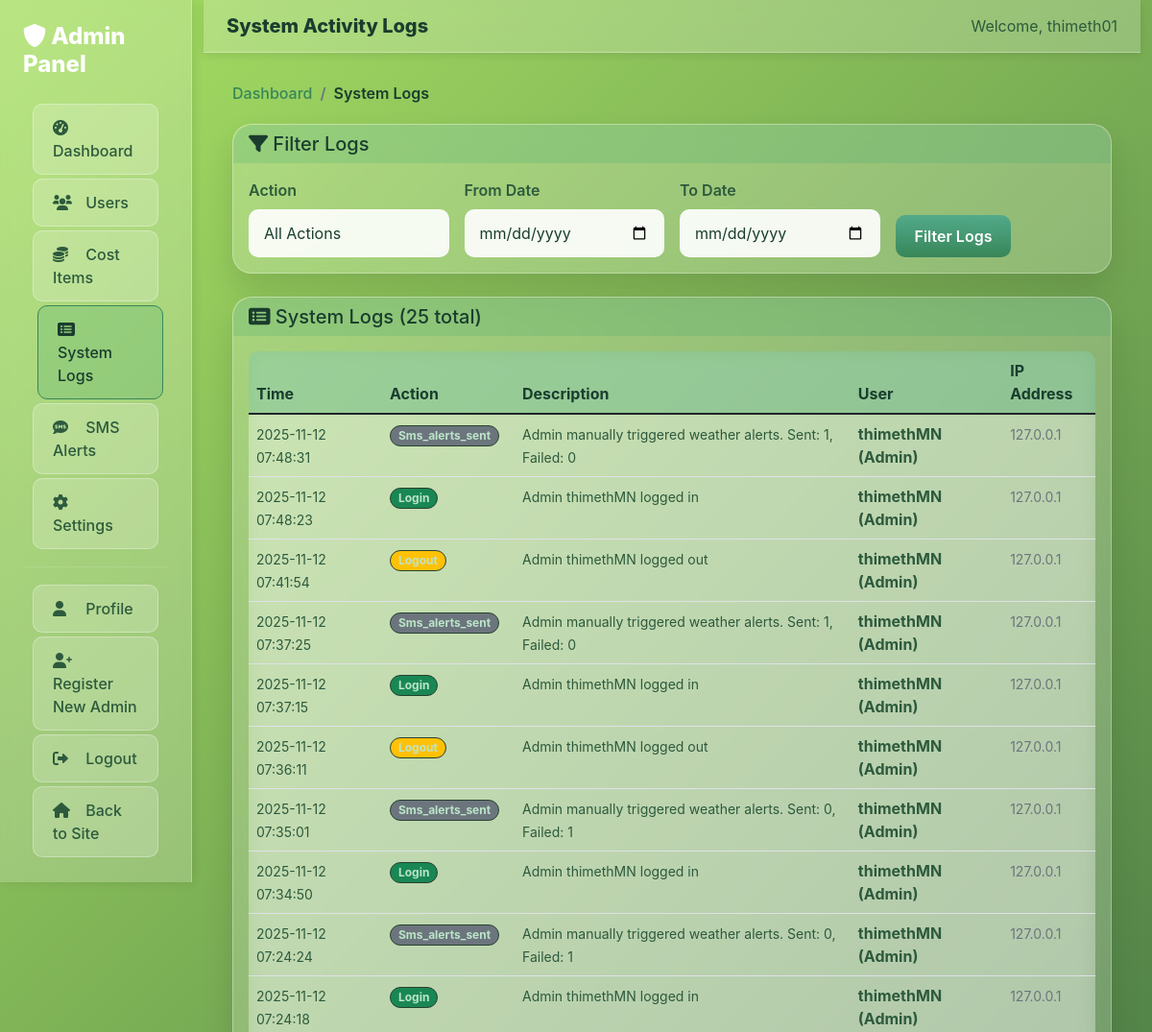
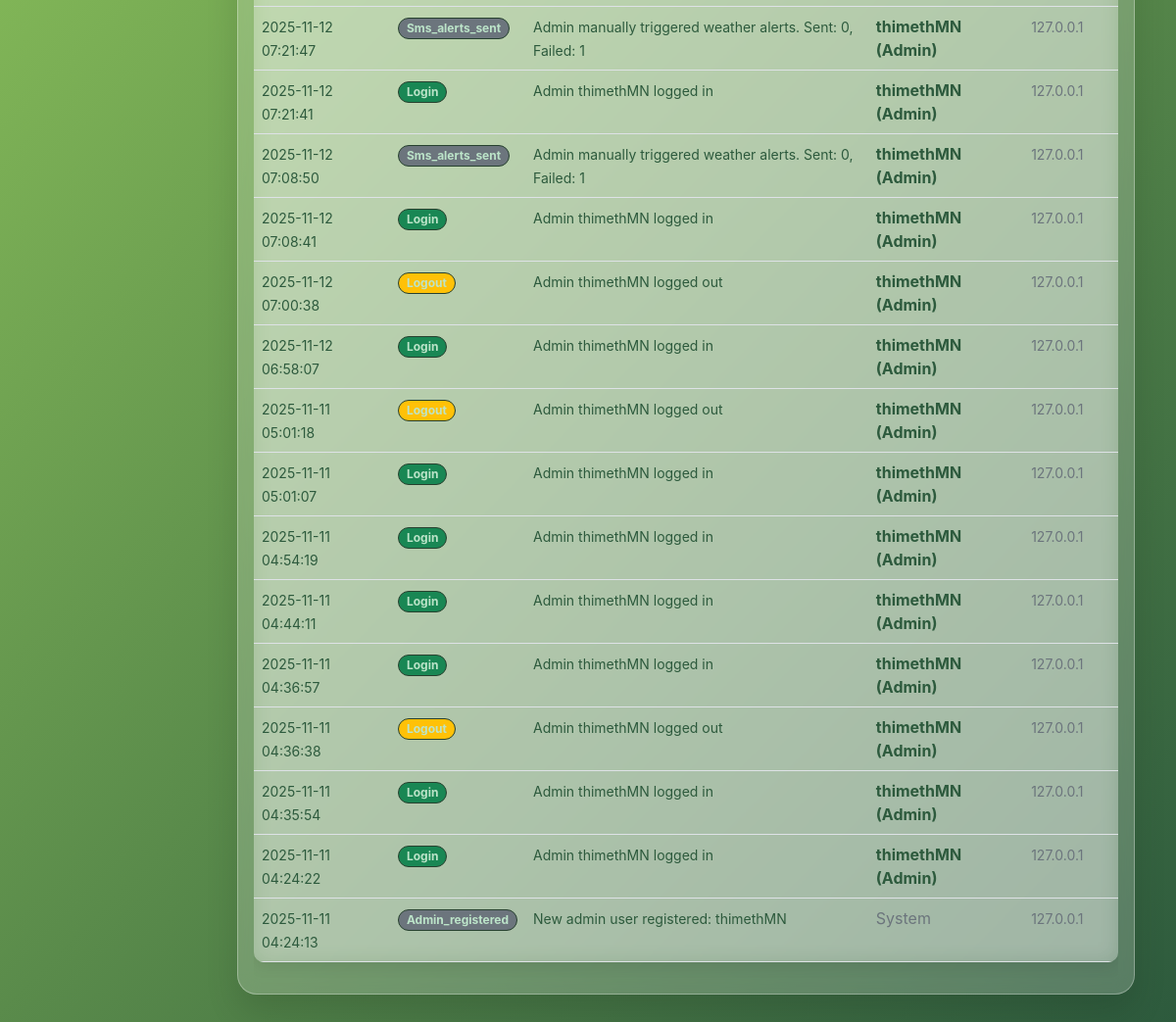
The app's page /admin/system-logs (signed in) with its own data (2 pictures, top to bottom).
### app.py (models this page shows, shortened)
class AdminUser(db.Model, UserMixin):
    id = db.Column(db.Integer, primary_key=True)
    username = db.Column(db.String(150), unique=True, nullable=False)
    email = db.Column(db.String(150), unique=True, nullable=False)
    password = db.Column(db.String(150), nullable=False)
    full_name = db.Column(db.String(200), nullable=False)
    role = db.Column(db.String(50), default="admin")
    is_active = db.Column(db.Boolean, default=True)
    created_at = db.Column(db.DateTime, default=datetime.utcnow)
    last_login = db.Column(db.DateTime)

class SystemLog(db.Model):
    id = db.Column(db.Integer, primary_key=True)
    user_id = db.Column(db.Integer, db.ForeignKey("user.id"), nullable=True)
    admin_id = db.Column(db.Integer, db.ForeignKey("admin_user.id"), nullable=True)
    action = db.Column(db.String(100), nullable=False)
    description = db.Column(db.Text, nullable=False)
    ip_address = db.Column(db.String(45), nullable=True)
    user_agent = db.Column(db.Text, nullable=True)
    created_at = db.Column(db.DateTime, default=datetime.utcnow)
    user = db.relationship("User", backref=db.backref("system_logs", lazy=True))
    admin = db.relationship("AdminUser", backref=db.backref("system_logs", lazy=True))

### app.py (the view)
@app.route("/admin/system-logs")
@login_required
@admin_required
def admin_system_logs():
    form = SystemLogFilterForm()
    page = request.args.get("page", 1, type=int)
    query = SystemLog.query
    action = request.args.get("action", "all")
    if action != "all":
        query = query.filter(SystemLog.action == action)
    date_from = request.args.get("date_from", "")
    date_to = request.args.get("date_to", "")
    if date_from:
        try:
            from_date = datetime.strptime(date_from, "%Y-%m-%d")
            query = query.filter(SystemLog.created_at >= from_date)
        except ValueError:
            pass
    if date_to:
        try:
            to_date = datetime.strptime(date_to, "%Y-%m-%d") + timedelta(days=1)
            query = query.filter(SystemLog.created_at < to_date)
        except ValueError:
            pass
    logs = query.order_by(desc(SystemLog.created_at)).paginate(
        page=page, per_page=50, error_out=False
    )
    return render_template("admin/system_logs.html", logs=logs, form=form)

### templates/admin/system_logs.html (shortened to what this page needs)
{% extends "admin/base.html" %}
{% block page_title %}System Activity Logs{% endblock %}
{% block breadcrumb %}
<nav aria-label="breadcrumb">
    <ol class="breadcrumb breadcrumb-admin">
        <li class="breadcrumb-item"><a href="{{ url_for('admin_dashboard') }}">Dashboard</a></li>
        <li class="breadcrumb-item active">System Logs</li>
    </ol>
</nav>
{% endblock %}
{% block content %}
<div class="admin-card mb-4">
    <div class="card-header">
        <h5 class="mb-0"><i class="fas fa-filter"></i> Filter Logs</h5>
    </div>
    <div class="card-body">
        <form method="GET" class="row g-3">
            <div class="col-md-3">
                {{ form.action.label(class="form-label") }}
                {{ form.action(class="form-control form-control-admin") }}
            </div>
            <div class="col-md-3">
                {{ form.date_from.label(class="form-label") }}
                {{ form.date_from(class="form-control form-control-admin", type="date") }}
            </div>
            <div class="col-md-3">
                {{ form.date_to.label(class="form-label") }}
                {{ form.date_to(class="form-control form-control-admin", type="date") }}
            </div>
            <div class="col-md-3 d-flex align-items-end">
                {{ form.submit(class="btn btn-admin") }}
            </div>
        </form>
    </div>
</div>
<div class="admin-card">
    <div class="card-header">
        <h5 class="mb-0">
            <i class="fas fa-list-alt"></i>
            System Logs ({{ logs.total }} total)
        </h5>
    </div>
    <div class="card-body">
        {% if logs.items %}
            <div class="table-responsive">
                <table class="table table-hover table-admin">
                    <thead>
                        <tr>
                            <th>Time</th>
                            <th>Action</th>
                            <th>Description</th>
                            <th>User</th>
                            <th>IP Address</th>
                        </tr>
                    </thead>
                    <tbody>
                        {% for log in logs.items %}
                        <tr>
                            <td>
                                <small>{{ log.created_at.strftime('%Y-%m-%d %H:%M:%S') }}</small>
                            </td>
                            <td>
                                {% if log.action == 'login' %}
                                    <span class="badge bg-success">{{ log.action|title }}</span>
                                {% elif log.action == 'logout' %}
                                    <span class="badge bg-warning">{{ log.action|title }}</span>
                                {% elif log.action == 'data_added' %}
                                    <span class="badge bg-info">{{ log.action|title }}</span>
                                {% elif log.action == 'data_updated' %}
                                    <span class="badge bg-primary">{{ log.action|title }}</span>
                                {% elif log.action == 'data_deleted' %}
                                    <span class="badge bg-danger">{{ log.action|title }}</span>
                                {% else %}
                                    <span class="badge bg-secondary">{{ log.action|title }}</span>
                                {% endif %}
                            </td>
                            <td>
                                <small>{{ log.description[:100] }}{% if log.description|length > 100 %}...{% endif %}</small>
                            </td>
                            <td>
                                {% if log.user %}
                                    <strong>{{ log.user.username }}</strong>
                                {% elif log.admin %}
                                    <strong>{{ log.admin.username }} (Admin)</strong>
                                {% else %}
                                    <span class="text-muted">System</span>
                                {% endif %}
                            </td>
                            <td>
                                <small class="text-muted">{{ log.ip_address or 'N/A' }}</small>
                            </td>
                        </tr>
                        {% endfor %}
                    </tbody>
                </table>
            </div>
        {% else %}
            <div class="text-center py-4">
                <i class="fas fa-list-alt fa-3x text-muted mb-3"></i>
                <h5 class="text-muted">No system logs found</h5>
                <p class="text-muted">Try adjusting your filter criteria</p>
            </div>
        {% endif %}
    </div>
</div>
{% endblock %}

### templates/admin/base.html (shortened to what this page needs)
<!DOCTYPE html>
<html lang="en">
<head>
    <link href="https://cdn.jsdelivr.net/npm/bootstrap@5.1.3/dist/css/bootstrap.min.css" rel="stylesheet">
    <link rel="stylesheet" href="https://cdnjs.cloudflare.com/ajax/libs/font-awesome/6.0.0/css/all.min.css">
    <link rel="stylesheet" href="{{ url_for('static', filename='plant_tracking/styles.css') }}">
</head>
<body>
    <div class="container-fluid">
        <div class="row">
            <div class="col-md-3 col-lg-2 px-0">
                <div class="admin-sidebar">
                    <div class="p-4">
                        <h4 class="text-white mb-4">
                            <i class="fas fa-shield-alt"></i>
                            Admin Panel
                        </h4>
                        <nav class="nav flex-column">
                            <a class="nav-link {% if request.endpoint == 'admin_dashboard' %}active{% endif %}"
                               href="{{ url_for('admin_dashboard') }}">
                                <i class="fas fa-tachometer-alt"></i>
                                Dashboard
                            </a>
                            <a class="nav-link {% if request.endpoint == 'admin_users' %}active{% endif %}"
                               href="{{ url_for('admin_users') }}">
                                <i class="fas fa-users"></i>
                                Users
                            </a>
                            <a class="nav-link {% if request.endpoint == 'admin_cost_items' %}active{% endif %}"
                               href="{{ url_for('admin_cost_items') }}">
                                <i class="fas fa-coins"></i>
                                Cost Items
                            </a>
                            <a class="nav-link {% if request.endpoint == 'admin_system_logs' %}active{% endif %}"
                               href="{{ url_for('admin_system_logs') }}">
                                <i class="fas fa-list-alt"></i>
                                System Logs
                            </a>
                            <a class="nav-link {% if request.endpoint in ['admin_sms_management', 'admin_sms_logs'] %}active{% endif %}"
                               href="{{ url_for('admin_sms_management') }}">
                                <i class="fas fa-sms"></i>
                                SMS Alerts
                            </a>
                            <a class="nav-link {% if request.endpoint == 'admin_settings' %}active{% endif %}"
                               href="{{ url_for('admin_settings') }}">
                                <i class="fas fa-cog"></i>
                                Settings
                            </a>
                            <hr class="text-white-50">
                            <a class="nav-link" href="{{ url_for('admin_profile') }}">
                                <i class="fas fa-user"></i>
                                Profile
                            </a>
                            <a class="nav-link" href="{{ url_for('admin_register') }}">
                                <i class="fas fa-user-plus"></i>
                                Register New Admin
                            </a>
                            <a class="nav-link" href="{{ url_for('admin_logout') }}">
                                <i class="fas fa-sign-out-alt"></i>
                                Logout
                            </a>
                            <a class="nav-link" href="{{ url_for('home') }}">
                                <i class="fas fa-home"></i>
                                Back to Site
                            </a>
                        </nav>
                    </div>
                </div>
            </div>
            <div class="col-md-9 col-lg-10">
                <div class="admin-header">
                    <div class="container-fluid">
                        <div class="row align-items-center">
                            <div class="col">
                                <h5 class="mb-0">
                                    {% block page_title %}Admin Dashboard{% endblock %}
                                </h5>
                            </div>
                            <div class="col-auto">
                                <span class="text-muted">
                                    Welcome, {{ current_user.full_name or current_user.username }}
                                </span>
                            </div>
                        </div>
                    </div>
                </div>
                <div class="admin-content">
                    {% block breadcrumb %}{% endblock %}
                    {% block content %}{% endblock %}
                </div>
            </div>
        </div>
    </div>
</body>
</html>

### records on screen
AdminUser: full_name "thimeth01"
SystemLog: created_at "2025-11-12 07:48:31", action "Sms_alerts_sent", description "Admin manually triggered weather alerts. Sent: 1, Failed: 0", admin.username "thimethMN", ip_address "127.0.0.1"
SystemLog: created_at "2025-11-12 07:48:23", action "Login", description "Admin thimethMN logged in", admin.username "thimethMN", ip_address "127.0.0.1"
SystemLog: created_at "2025-11-12 07:41:54", action "Logout", description "Admin thimethMN logged out", admin.username "thimethMN", ip_address "127.0.0.1"
SystemLog: created_at "2025-11-12 07:37:25", action "Sms_alerts_sent", description "Admin manually triggered weather alerts. Sent: 1, Failed: 0", admin.username "thimethMN", ip_address "127.0.0.1"
SystemLog: created_at "2025-11-12 07:37:15", action "Login", description "Admin thimethMN logged in", admin.username "thimethMN", ip_address "127.0.0.1"
SystemLog: created_at "2025-11-12 07:36:11", action "Logout", description "Admin thimethMN logged out", admin.username "thimethMN", ip_address "127.0.0.1"
SystemLog: created_at "2025-11-12 07:35:01", action "Sms_alerts_sent", description "Admin manually triggered weather alerts. Sent: 0, Failed: 1", admin.username "thimethMN", ip_address "127.0.0.1"
SystemLog: created_at "2025-11-12 07:34:50", action "Login", description "Admin thimethMN logged in", admin.username "thimethMN", ip_address "127.0.0.1"
SystemLog: created_at "2025-11-12 07:24:24", action "Sms_alerts_sent", description "Admin manually triggered weather alerts. Sent: 0, Failed: 1", admin.username "thimethMN", ip_address "127.0.0.1"
SystemLog: created_at "2025-11-12 07:24:18", action "Login", description "Admin thimethMN logged in", admin.username "thimethMN", ip_address "127.0.0.1"
SystemLog: created_at "2025-11-12 07:21:47", action "Sms_alerts_sent", description "Admin manually triggered weather alerts. Sent: 0, Failed: 1", admin.username "thimethMN", ip_address "127.0.0.1"
SystemLog: created_at "2025-11-12 07:21:41", action "Login", description "Admin thimethMN logged in", admin.username "thimethMN", ip_address "127.0.0.1"
SystemLog: created_at "2025-11-12 07:08:50", action "Sms_alerts_sent", description "Admin manually triggered weather alerts. Sent: 0, Failed: 1", admin.username "thimethMN", ip_address "127.0.0.1"
SystemLog: created_at "2025-11-12 07:08:41", action "Login", description "Admin thimethMN logged in", admin.username "thimethMN", ip_address "127.0.0.1"
SystemLog: created_at "2025-11-12 07:00:38", action "Logout", description "Admin thimethMN logged out", admin.username "thimethMN", ip_address "127.0.0.1"
SystemLog: created_at "2025-11-12 06:58:07", action "Login", description "Admin thimethMN logged in", admin.username "thimethMN", ip_address "127.0.0.1"
SystemLog: created_at "2025-11-11 05:01:18", action "Logout", description "Admin thimethMN logged out", admin.username "thimethMN", ip_address "127.0.0.1"
SystemLog: created_at "2025-11-11 05:01:07", action "Login", description "Admin thimethMN logged in", admin.username "thimethMN", ip_address "127.0.0.1"
SystemLog: created_at "2025-11-11 04:54:19", action "Login", description "Admin thimethMN logged in", admin.username "thimethMN", ip_address "127.0.0.1"
SystemLog: created_at "2025-11-11 04:44:11", action "Login", description "Admin thimethMN logged in", admin.username "thimethMN", ip_address "127.0.0.1"
SystemLog: created_at "2025-11-11 04:36:57", action "Login", description "Admin thimethMN logged in", admin.username "thimethMN", ip_address "127.0.0.1"
SystemLog: created_at "2025-11-11 04:36:38", action "Logout", description "Admin thimethMN logged out", admin.username "thimethMN", ip_address "127.0.0.1"
SystemLog: created_at "2025-11-11 04:35:54", action "Login", description "Admin thimethMN logged in", admin.username "thimethMN", ip_address "127.0.0.1"
SystemLog: created_at "2025-11-11 04:24:22", action "Login", description "Admin thimethMN logged in", admin.username "thimethMN", ip_address "127.0.0.1"
SystemLog: created_at "2025-11-11 04:24:13", action "Admin_registered", description "New admin user registered: thimethMN", shows "System", ip_address "127.0.0.1"

### other values on screen
{{ logs.total }} "25"
